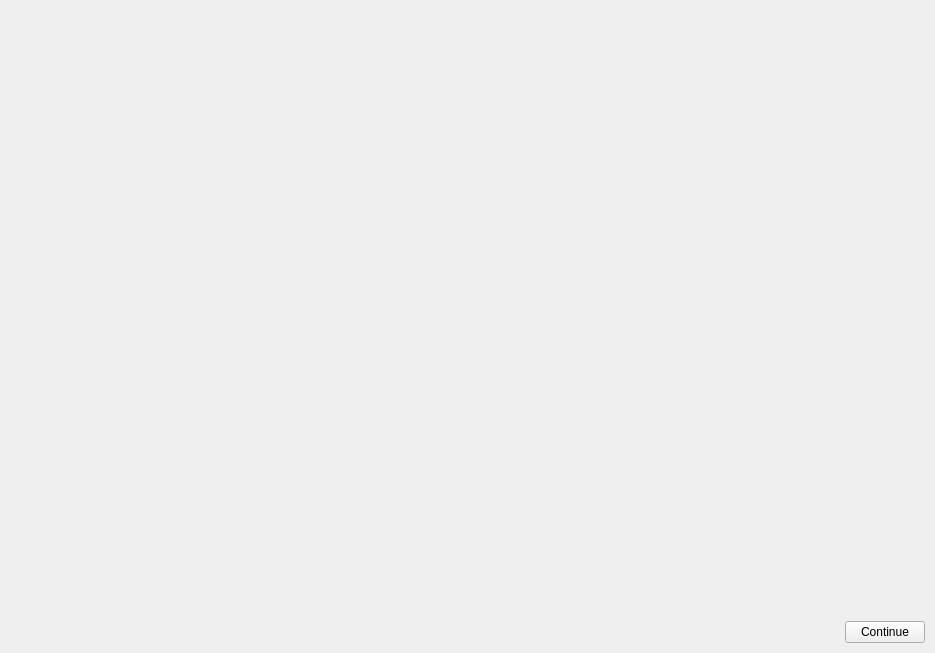
<?xml version="1.0" encoding="UTF-8"?>
<ui version="4.0">
 <class>PositionSelection</class>
 <widget class="QMainWindow" name="PositionSelection">
  <property name="geometry">
   <rect>
    <x>0</x>
    <y>0</y>
    <width>935</width>
    <height>653</height>
   </rect>
  </property>
  <property name="windowTitle">
   <string>Auswahl der benötigten Positionen</string>
  </property>
  <widget class="QWidget" name="centralwidget">
   <layout class="QGridLayout" name="gridLayout_2">
    <property name="leftMargin">
     <number>10</number>
    </property>
    <property name="topMargin">
     <number>10</number>
    </property>
    <property name="rightMargin">
     <number>10</number>
    </property>
    <property name="bottomMargin">
     <number>10</number>
    </property>
    <item row="0" column="0">
     <layout class="QGridLayout" name="gridLayout">
      <property name="sizeConstraint">
       <enum>QLayout::SetDefaultConstraint</enum>
      </property>
      <item row="0" column="0">
       <spacer name="horizontalSpacer">
        <property name="orientation">
         <enum>Qt::Horizontal</enum>
        </property>
        <property name="sizeHint" stdset="0">
         <size>
          <width>40</width>
          <height>0</height>
         </size>
        </property>
       </spacer>
      </item>
     </layout>
    </item>
    <item row="0" column="1">
     <layout class="QGridLayout" name="gridLayout_3">
      <property name="sizeConstraint">
       <enum>QLayout::SetDefaultConstraint</enum>
      </property>
      <item row="7" column="1">
       <spacer name="verticalSpacer">
        <property name="orientation">
         <enum>Qt::Vertical</enum>
        </property>
        <property name="sizeHint" stdset="0">
         <size>
          <width>20</width>
          <height>40</height>
         </size>
        </property>
       </spacer>
      </item>
      <item row="8" column="1">
       <widget class="QPushButton" name="apply_button">
        <property name="sizePolicy">
         <sizepolicy hsizetype="Minimum" vsizetype="Minimum">
          <horstretch>0</horstretch>
          <verstretch>0</verstretch>
         </sizepolicy>
        </property>
        <property name="text">
         <string>Continue</string>
        </property>
        <property name="autoDefault">
         <bool>false</bool>
        </property>
       </widget>
      </item>
     </layout>
    </item>
   </layout>
  </widget>
  <widget class="QMenuBar" name="menubar">
   <property name="geometry">
    <rect>
     <x>0</x>
     <y>0</y>
     <width>935</width>
     <height>22</height>
    </rect>
   </property>
  </widget>
 </widget>
 <resources/>
 <connections/>
</ui>
